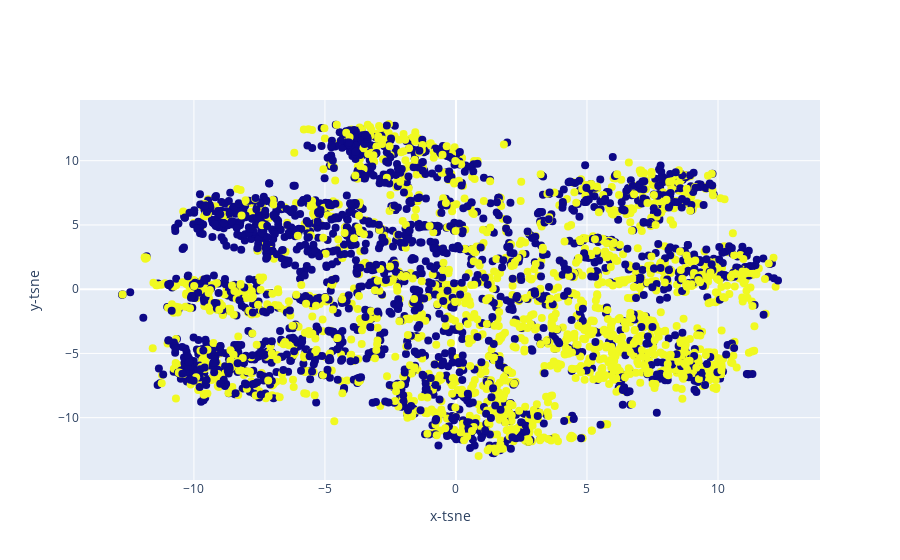

Notebook code for this chart:
### Code cell
from sklearn.manifold import TSNE

tsne = TSNE(n_components=2, verbose=1, perplexity=40, n_iter=300)
tsne_results = tsne.fit_transform(X)

fig = {
    "data": [
        {
            "x": tsne_results[:, 0],
            "y": tsne_results[:, 1],
            "mode": "markers",
            "marker": {"size": 8, "color": y}
        }
    ],
    "layout": {
        "xaxis": {"title": "x-tsne"},
        "yaxis": {"title": "y-tsne"}
    }
}

py.iplot(fig, filename="test-graph2")

### Figure 1 — Plotly figure (JSON) as saved in the notebook; plotly's stock layout.template omitted (floating-point values rounded to 4 significant figures; data arrays with more than 128 entries replaced by an {"elided": "..."} marker saying what was removed)
{"data": [{"marker": {"color": {"elided": "4008 int values"}, "size": 8}, "mode": "markers", "type": "scatter", "x": {"elided": "4008 float values"}, "y": {"elided": "4008 float values"}}], "layout": {"xaxis": {"title": {"text": "x-tsne"}}, "yaxis": {"title": {"text": "y-tsne"}}}}
